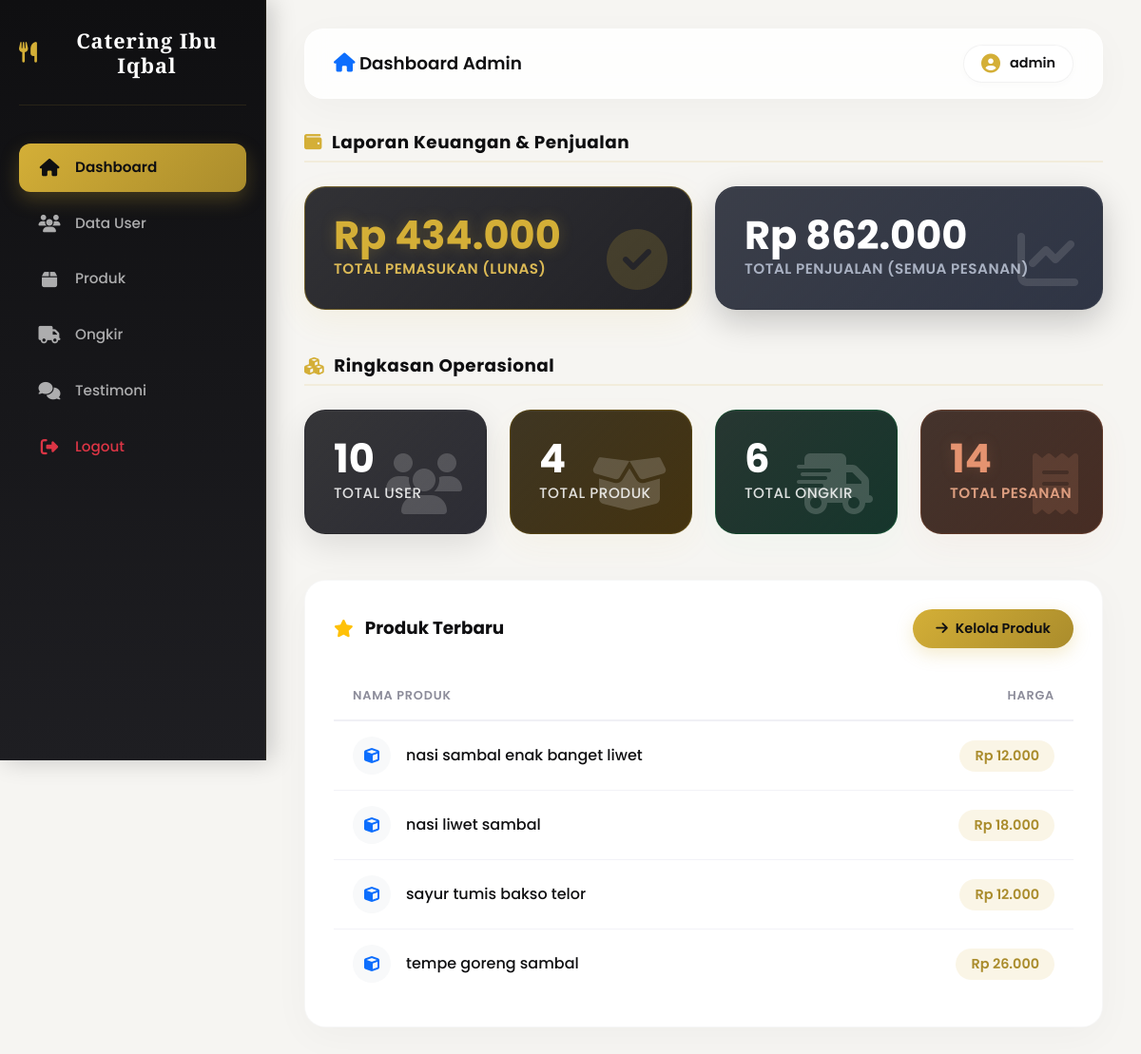
The app's page /admin/index.php (signed in), older data.
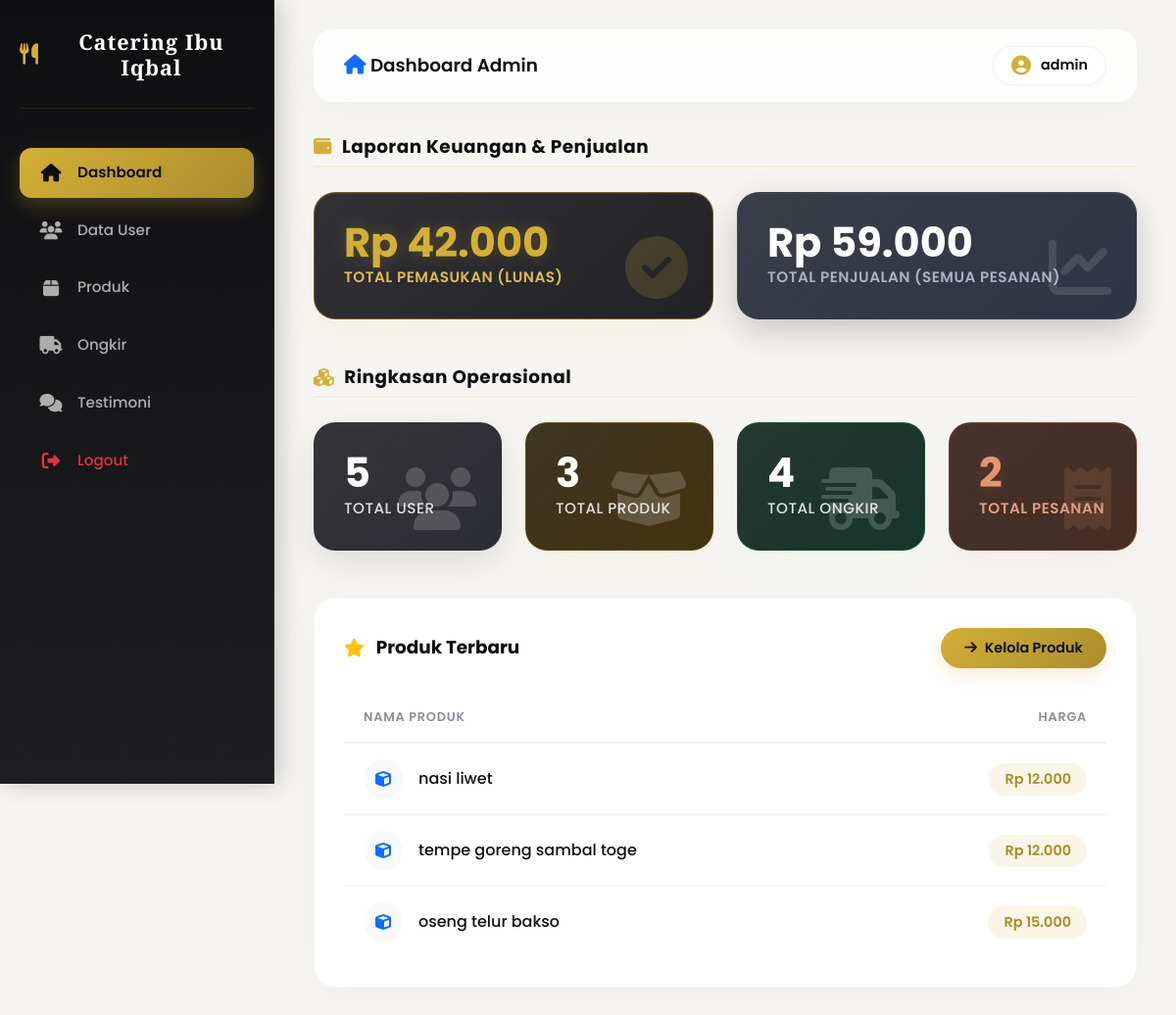
The same page, newer data.
### tables this page shows
CREATE TABLE `produk` (
  `id` int(11) NOT NULL,
  `nama` varchar(100) DEFAULT NULL,
  `deskripsi` text,
  `harga` int(11) DEFAULT NULL,
  `gambar` varchar(100) DEFAULT NULL
);

### admin/index.php (the view, shortened to what the changed rows need)
<?php
include '../koneksi.php';
$user = mysqli_num_rows(mysqli_query($conn,"SELECT * FROM users"));
$produk = mysqli_num_rows(mysqli_query($conn,"SELECT * FROM produk"));
$ongkir = mysqli_num_rows(mysqli_query($conn,"SELECT * FROM ongkir"));
$q_pemasukan = mysqli_query($conn, "SELECT SUM(total) as total FROM pesanan WHERE id IN (SELECT DISTINCT pesanan_id FROM pembayaran WHERE status='lunas')");
$d_pemasukan = mysqli_fetch_assoc($q_pemasukan);
$total_pemasukan = $d_pemasukan['total'] ? $d_pemasukan['total'] : 0;
$q_penjualan = mysqli_query($conn, "SELECT SUM(total) as total FROM pesanan");
$d_penjualan = mysqli_fetch_assoc($q_penjualan);
$total_penjualan = $d_penjualan['total'] ? $d_penjualan['total'] : 0;
$total_pesanan = mysqli_num_rows(mysqli_query($conn,"SELECT * FROM pesanan"));
$recent = mysqli_query($conn,"SELECT * FROM produk ORDER BY id DESC LIMIT 5");
?>
<!DOCTYPE html>
<html lang="id">
<head>
    <link href="https://cdn.jsdelivr.net/npm/bootstrap@5.3.0/dist/css/bootstrap.min.css" rel="stylesheet">
    <link href="https://cdnjs.cloudflare.com/ajax/libs/font-awesome/6.4.0/css/all.min.css" rel="stylesheet">
    <link href="../css/dashboard.css" rel="stylesheet">
</head>
<body>
    <div class="main-content">
        <div class="row g-4 mb-5">
            <div class="col-lg-6 col-md-12">
                <div class="stat-card stat-card-gold">
                    <div class="stat-card-val">Rp <?= number_format($total_pemasukan, 0, ',', '.') ?></div>
                    <p class="stat-card-title">Total Pemasukan (Lunas)</p>
                    <i class="fa fa-circle-check stat-card-icon"></i>
                </div>
            </div>
            <div class="col-lg-6 col-md-12">
                <div class="stat-card stat-card-slate">
                    <div class="stat-card-val">Rp <?= number_format($total_penjualan, 0, ',', '.') ?></div>
                    <p class="stat-card-title">Total Penjualan (Semua Pesanan)</p>
                    <i class="fa fa-chart-line stat-card-icon"></i>
                </div>
            </div>
        </div>
        <div class="row g-4 mb-5">
            <div class="col-xl-3 col-lg-6 col-md-6">
                <div class="stat-card stat-card-bg-1">
                    <div class="stat-card-val"><?= $user ?></div>
                    <p class="stat-card-title">Total User</p>
                    <i class="fa fa-users stat-card-icon"></i>
                </div>
            </div>
            <div class="col-xl-3 col-lg-6 col-md-6">
                <div class="stat-card stat-card-bg-2">
                    <div class="stat-card-val"><?= $produk ?></div>
                    <p class="stat-card-title">Total Produk</p>
                    <i class="fa fa-box-open stat-card-icon"></i>
                </div>
            </div>
            <div class="col-xl-3 col-lg-6 col-md-6">
                <div class="stat-card stat-card-bg-3">
                    <div class="stat-card-val"><?= $ongkir ?></div>
                    <p class="stat-card-title">Total Ongkir</p>
                    <i class="fa fa-truck-fast stat-card-icon"></i>
                </div>
            </div>
            <div class="col-xl-3 col-lg-6 col-md-6">
                <div class="stat-card stat-card-bronze">
                    <div class="stat-card-val"><?= $total_pesanan ?></div>
                    <p class="stat-card-title">Total Pesanan</p>
                    <i class="fa fa-receipt stat-card-icon"></i>
                </div>
            </div>
        </div>
        <div class="row">
            <div class="col-12">
                <div class="card-premium">
                    <div class="table-responsive">
                        <table class="table-premium">
                            <thead>
                                <tr>
                                    <th>Nama Produk</th>
                                    <th class="text-end">Harga</th>
                                </tr>
                            </thead>
                            <tbody>
                                <?php while($r = mysqli_fetch_assoc($recent)){ ?>
                                <tr>
                                    <td>
                                        <div class="d-flex align-items-center gap-3">
                                            <div class="bg-light p-2 rounded-circle text-primary d-flex align-items-center justify-content-center" style="width: 40px; height: 40px;">
                                                <i class="fa fa-cube"></i>
                                            </div>
                                            <?= htmlspecialchars($r['nama']) ?>
                                        </div>
                                    </td>
                                    <td class="text-end">
                                        <span class="price-badge">Rp <?= number_format($r['harga'], 0, ',', '.') ?></span>
                                    </td>
                                </tr>
                                <?php } ?>
                            </tbody>
                        </table>
                    </div>
                </div>
            </div>
        </div>
    </div>
</body>
</html>

Row changes from the older to the newer data that the page shows:
removed produk: nama "nasi sambal enak banget liwet", harga "12.000"
removed produk: nama "nasi liwet sambal", harga "18.000"
added produk: nama "nasi liwet", harga "12.000"
changed produk: nama "sayur tumis bakso telor" → "tempe goreng sambal toge"
changed produk: nama "tempe goreng sambal" → "oseng telur bakso"; harga "26.000" → "15.000"
Text that changed along with them:
$total_pemasukan: "434.000" → "42.000"
$total_penjualan: "862.000" → "59.000"
$user: "10" → "5"
$produk: "4" → "3"
$ongkir: "6" → "4"
$total_pesanan: "14" → "2"
